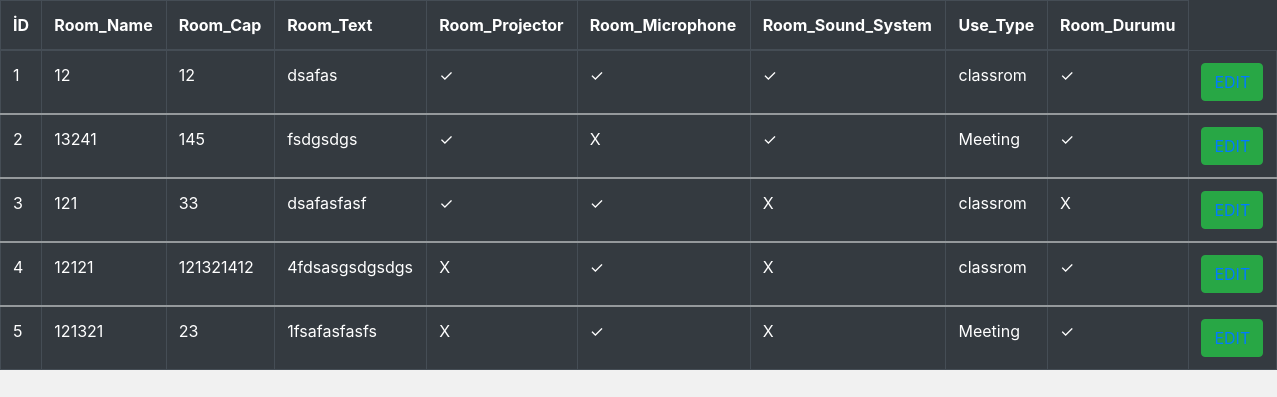
The page /admin/reservations.php on the database its author committed.
### tables this page shows
CREATE TABLE `rooms` (
  `id` int(11) NOT NULL,
  `Room_Name` varchar(255) NOT NULL,
  `Room_Cap` int(11) NOT NULL,
  `Room_Text` varchar(255) NOT NULL,
  `order_infos` int(11) NOT NULL,
  `type_infos` int(11) NOT NULL,
  `species_infos` int(11) NOT NULL,
  `Use_Type` varchar(255) NOT NULL,
  `Room_Durumu` int(11) NOT NULL,
  `Start_Time` varchar(255) NOT NULL,
  `Finis_Time` varchar(255) NOT NULL
);

CREATE TABLE `room_types` (
  `id` int(11) NOT NULL,
  `exam` int(11) NOT NULL,
  `classrom` int(11) NOT NULL,
  `meeting` int(11) NOT NULL,
  `room_id` int(11) NOT NULL
);

### admin/reservations.php (the view, shortened to what this page needs)
<!doctype html>
<html lang="tr">
  <head><meta http-equiv="Content-Type" content="text/html; charset=utf-8">
    <link rel="stylesheet" href="bootstrap-4.4.1-dist/css/bootstrap.min.css">
  </head>
  <body style="background-color: #f1f1f1;">
  <?php
                $connection = mysqli_connect("localhost","root","root");
                $query = "SELECT * FROM rooms";
                $query_run = mysqli_query($connection, $query);
            ?>
                <table id="datatableid" class="table table-bordered table-dark">
                    <thead>
                        <tr>
                            <th scope="col"> İD</th>
                            <th scope="col">Room_Name</th>
                            <th scope="col">Room_Cap </th>
                            <th scope="col"> Room_Text </th>
                            <th scope="col"> Room_Projector </th>
                            <th scope="col"> Room_Microphone </th>
                            <th scope="col"> Room_Sound_System </th>
                            <th scope="col"> Use_Type </th>
                            <th scope="col"> Room_Durumu </th>
                        </tr>
                    </thead>
                    <?php
                if($query_run)
                {
                    foreach($query_run as $satir)
                    {
                      $query2 = "SELECT * FROM room_speciess";
                      $query_run2 = mysqli_query($connection, $query2);
                      foreach($query_run2 as $satir2)
                      {
                        if($satir['id']==$satir2['room_id']){
                          $Room_Projector=$satir2['room_projector'];
                          $Room_Microphone=$satir2['room_microphone'];
                          $Room_Sound_System=$satir2['room_sound'];
                        }
                      }
                      $query3 = "SELECT * FROM room_types";
                      $query_run3 = mysqli_query($connection, $query3);
                      foreach($query_run3 as $satir3)
                      {
                        if($satir['id']==$satir3['room_id']){
                          $classrom=$satir3['classrom'];
                          $meeting=$satir3['meeting'];
                          if($meeting==1){
                            $Use_Type="Meeting";
                          }
                          else if ($classrom==1) {
                            $Use_Type="classrom";
                          }
                          else{
                            $Use_Type="exam";
                          }
                        }
                      }
            ?>
                      <tbody>
                        <tr>
                            <td> <?php echo $satir['id']; ?> </td>
                            <td> <?php echo $satir['Room_Name']; ?> </td>
                            <td> <?php echo $satir['Room_Cap']; ?> </td>
                            <td> <?php echo $satir['Room_Text']; ?> </td>
                            <td> <?php  if($Room_Projector==1){echo '✓';}else{echo 'X';}?> </td>
                            <td> <?php  if($Room_Microphone==1){echo '✓';}else{echo 'X';}?> </td>
                            <td> <?php  if($Room_Sound_System==1){echo '✓';}else{echo 'X';}?> </td>
                            <td> <?php echo $Use_Type; ?> </td>
                            <td> <?php  if($satir['Room_Durumu']==1){echo '✓';}else{echo 'X';}?> </td>
                            <td>
                                    <form action="roomDetails.php" method="post">
                                     <button type="button" class="btn btn-success editbtn" value="<?php $satır['id']?>"> <?php $_SESSION['id']= $satir['id']; ?>  <a href="roomDetails.php" target="roomDetails.php">EDIT</a> </button> </td>
                        </tr>
                    </tbody>
                    <?php
                    }
                }
                else
                {
                    echo "No Record Found";
                }
            ?>
  </body>
</html>

### rows shown on the page
rooms: id "1", Room_Name "12", Room_Cap "12", Room_Text "dsafas", room_types.classrom "classrom"
rooms: id "2", Room_Name "13241", Room_Cap "145", Room_Text "fsdgsdgs", shows "X", room_types.meeting "Meeting"
rooms: id "3", Room_Name "121", Room_Cap "33", Room_Text "dsafasfasf", shows "X", room_types.classrom "classrom", Room_Durumu "X"
rooms: id "4", Room_Name "12121", Room_Cap "121321412", Room_Text "4fdsasgsdgsdgs", shows "X", room_types.classrom "classrom"
rooms: id "5", Room_Name "121321", Room_Cap "23", Room_Text "1fsafasfasfs", shows "X", room_types.meeting "Meeting"
